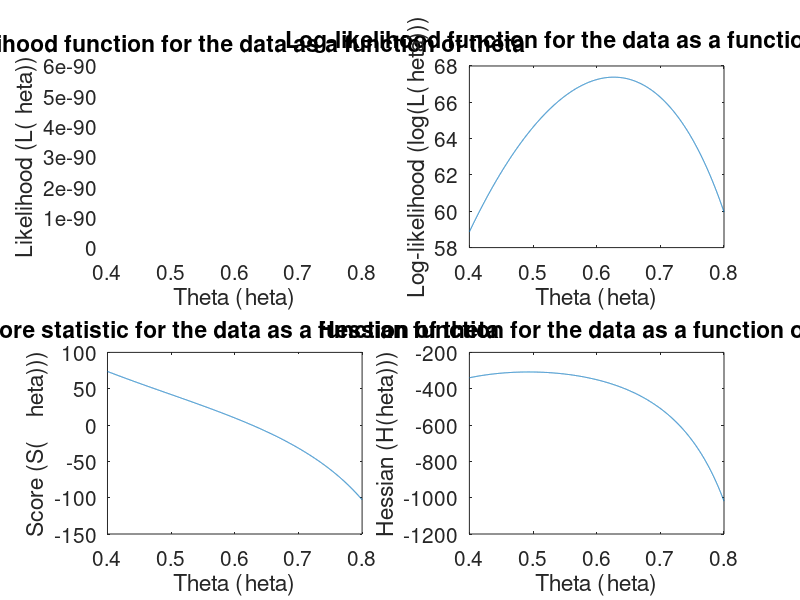

MATLAB code to generate this figure:
clear all;

% Data given in question
x = [125, 18, 20, 34];

% Likelihood function for given data
L = @(theta, x) ((2 + theta)/4).^x(1) .* ((1 - theta)/4).^x(2) .* ...
    ((1 - theta)/4).^x(3) .* (theta/4).^x(4);

% Log-likelihood function for given data
log_L = @(theta, x) x(1)*log(2 + theta) + ...
    (x(2) + x(3))*log(1 - theta) + x(4)*log(theta);

% Score statistic
score = @(theta, x) x(4)./theta + x(1)./(theta + 2) - ...
    (x(2) + x(3))./(1 - theta);

% Hessian function
hessian = @(theta, x) -x(4)./theta.^2 - x(1)./(theta + 2).^2 - ...
    (x(2) + x(3))./(1 - theta).^2;

% List of theta (very fine partition)
thetas = [0.4:0.0001:0.8];

% Plot likelihood
subplot(2, 2, 1)
plot(thetas, L(thetas, x))
xlabel("Theta (\theta)")
ylabel("Likelihood (L(\theta))")
title("Likelihood function for the data as a function of theta")
set(gca, 'FontSize', 15)

% Plot log-likelihood
subplot(2, 2, 2)
plot(thetas, log_L(thetas, x))
xlabel("Theta (\theta)")
ylabel("Log-likelihood (log(L(\theta)))")
title("Log-likelihood function for the data as a function of theta")
set(gca, 'FontSize', 15)

% Plot score
subplot(2, 2, 3)
plot(thetas, score(thetas, x))
xlabel("Theta (\theta)")
ylabel("Score (S(\theta)))")
title("Score statistic for the data as a function of theta")
set(gca, 'FontSize', 15)

% Plot hessian
subplot(2, 2, 4)
plot(thetas, hessian(thetas, x))
xlabel("Theta (\theta)")
ylabel("Hessian (H(\theta)))")
title("Hessian function for the data as a function of theta")
set(gca, 'FontSize', 15)

% b) Perform Newton-Raphson procedure to find the MLE of theta
% Need f and f' for this procedure --> use score and hessian functions.
% Don't use log-likehood and score because log-likehood missing constant
% term.
theta = 0.1;
new_theta = 0.2;
while theta ~= new_theta
    theta = new_theta;
    new_theta = theta - score(theta, x)/hessian(theta, x);
end

theta

% c) Perform grid search using values for theta and likelihood to obtain
% the MLE of theta
[L_max, idxmax] = max(log_L(thetas, x));
theta = thetas(idxmax)
